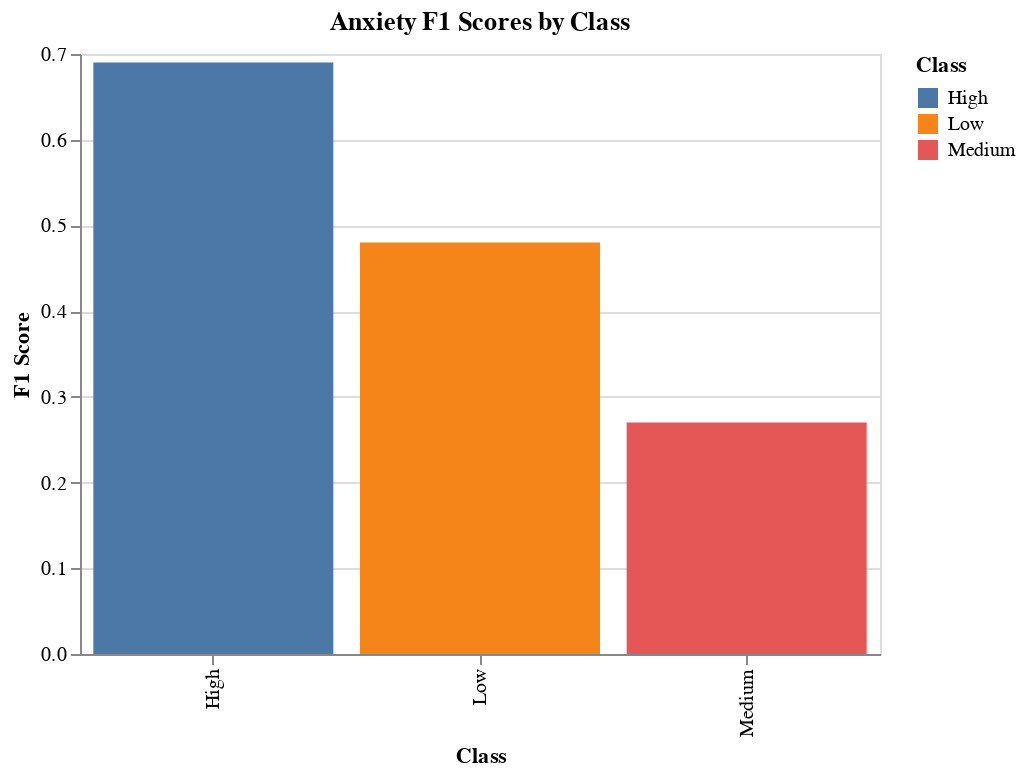

The notebook cell saved with this chart:
### Code cell
import pandas as pd
import altair as alt

class_labels = ['Low', 'Medium', 'High']
f1_scores = [0.48, 0.27, 0.69]

data = pd.DataFrame({
    'Class': class_labels,
    'F1 Score': f1_scores
})

chart = alt.Chart(data).mark_bar().encode(
    x='Class',
    y='F1 Score',
    color='Class',
    tooltip=['Class', 'F1 Score']
).properties(
    width=400,
    height=300,
    title='Anxiety F1 Scores by Class'
)

chart

### Figure 1 — Vega-Lite specification as saved in the notebook (floating-point values rounded to 4 significant figures)
{"config": {"view": {"continuousWidth": 300, "continuousHeight": 300}}, "data": {"name": "data-a3803a10629003cafbf8c882f94692fc"}, "mark": {"type": "bar"}, "encoding": {"color": {"field": "Class", "type": "nominal"}, "tooltip": [{"field": "Class", "type": "nominal"}, {"field": "F1 Score", "type": "quantitative"}], "x": {"field": "Class", "type": "nominal"}, "y": {"field": "F1 Score", "type": "quantitative"}}, "height": 300, "title": "Anxiety F1 Scores by Class", "width": 400, "$schema": "https://vega.github.io/schema/vega-lite/v5.16.3.json", "datasets": {"data-a3803a10629003cafbf8c882f94692fc": [{"Class": "Low", "F1 Score": 0.48}, {"Class": "Medium", "F1 Score": 0.27}, {"Class": "High", "F1 Score": 0.69}]}}
